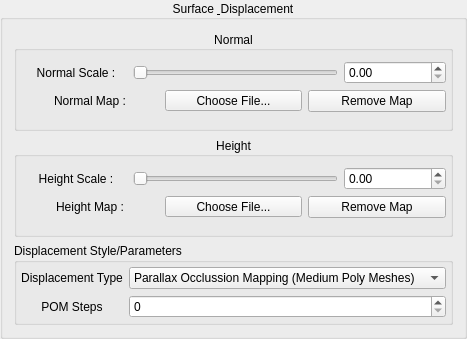
                         <widget class="QGroupBox" name="groupBox_19">
                          <property name="sizePolicy">
                           <sizepolicy hsizetype="Preferred" vsizetype="Expanding">
                            <horstretch>0</horstretch>
                            <verstretch>0</verstretch>
                           </sizepolicy>
                          </property>
                          <property name="title">
                           <string>Surface &amp; Displacement</string>
                          </property>
                          <property name="alignment">
                           <set>Qt::AlignmentFlag::AlignCenter</set>
                          </property>
                          <layout class="QVBoxLayout" name="verticalLayout_5">
                           <item>
                            <widget class="QGroupBox" name="groupBox_26">
                             <property name="title">
                              <string>Normal</string>
                             </property>
                             <property name="alignment">
                              <set>Qt::AlignmentFlag::AlignCenter</set>
                             </property>
                             <layout class="QGridLayout" name="gridLayout_43">
                              <property name="leftMargin">
                               <number>4</number>
                              </property>
                              <property name="topMargin">
                               <number>4</number>
                              </property>
                              <property name="rightMargin">
                               <number>4</number>
                              </property>
                              <property name="bottomMargin">
                               <number>4</number>
                              </property>
                              <property name="horizontalSpacing">
                               <number>6</number>
                              </property>
                              <item row="4" column="0" colspan="6">
                               <widget class="QFrame" name="normalMapPreviewFrame">
                                <property name="sizePolicy">
                                 <sizepolicy hsizetype="Preferred" vsizetype="Preferred">
                                  <horstretch>0</horstretch>
                                  <verstretch>0</verstretch>
                                 </sizepolicy>
                                </property>
                                <property name="frameShape">
                                 <enum>QFrame::Shape::StyledPanel</enum>
                                </property>
                                <property name="frameShadow">
                                 <enum>QFrame::Shadow::Raised</enum>
                                </property>
                               </widget>
                              </item>
                              <item row="6" column="2" colspan="4">
                               <widget class="QWidget" name="widget_25" native="true">
                                <layout class="QGridLayout" name="gridLayout_44">
                                 <property name="leftMargin">
                                  <number>0</number>
                                 </property>
                                 <property name="topMargin">
                                  <number>0</number>
                                 </property>
                                 <property name="rightMargin">
                                  <number>0</number>
                                 </property>
                                 <property name="bottomMargin">
                                  <number>0</number>
                                 </property>
                                </layout>
                               </widget>
                              </item>
                              <item row="3" column="2" colspan="2">
                               <widget class="QToolButton" name="normalLoadMapButton">
                                <property name="sizePolicy">
                                 <sizepolicy hsizetype="Preferred" vsizetype="Fixed">
                                  <horstretch>0</horstretch>
                                  <verstretch>0</verstretch>
                                 </sizepolicy>
                                </property>
                                <property name="text">
                                 <string>Choose File...</string>
                                </property>
                               </widget>
                              </item>
                              <item row="3" column="4" colspan="2">
                               <widget class="QPushButton" name="normalRemoveMapButton">
                                <property name="text">
                                 <string>Remove Map</string>
                                </property>
                               </widget>
                              </item>
                              <item row="0" column="0" colspan="6">
                               <widget class="QWidget" name="widget_26" native="true">
                                <property name="sizePolicy">
                                 <sizepolicy hsizetype="Preferred" vsizetype="Preferred">
                                  <horstretch>0</horstretch>
                                  <verstretch>0</verstretch>
                                 </sizepolicy>
                                </property>
                                <layout class="QHBoxLayout" name="horizontalLayout_12">
                                 <property name="leftMargin">
                                  <number>0</number>
                                 </property>
                                 <property name="topMargin">
                                  <number>0</number>
                                 </property>
                                 <property name="rightMargin">
                                  <number>0</number>
                                 </property>
                                 <property name="bottomMargin">
                                  <number>0</number>
                                 </property>
                                </layout>
                               </widget>
                              </item>
                              <item row="3" column="0" colspan="2">
                               <widget class="QLabel" name="label_72">
                                <property name="text">
                                 <string>Normal Map :</string>
                                </property>
                                <property name="alignment">
                                 <set>Qt::AlignmentFlag::AlignCenter</set>
                                </property>
                               </widget>
                              </item>
                              <item row="1" column="0" colspan="6">
                               <widget class="QWidget" name="widget_27" native="true">
                                <property name="sizePolicy">
                                 <sizepolicy hsizetype="Preferred" vsizetype="Expanding">
                                  <horstretch>0</horstretch>
                                  <verstretch>0</verstretch>
                                 </sizepolicy>
                                </property>
                                <property name="minimumSize">
                                 <size>
                                  <width>0</width>
                                  <height>20</height>
                                 </size>
                                </property>
                                <layout class="QHBoxLayout" name="horizontalLayout_13" stretch="1,2,1">
                                 <property name="leftMargin">
                                  <number>4</number>
                                 </property>
                                 <property name="topMargin">
                                  <number>0</number>
                                 </property>
                                 <property name="rightMargin">
                                  <number>0</number>
                                 </property>
                                 <property name="bottomMargin">
                                  <number>0</number>
                                 </property>
                                 <item>
                                  <widget class="QLabel" name="label_67">
                                   <property name="text">
                                    <string>Normal Scale :</string>
                                   </property>
                                   <property name="alignment">
                                    <set>Qt::AlignmentFlag::AlignCenter</set>
                                   </property>
                                  </widget>
                                 </item>
                                 <item>
                                  <widget class="QSlider" name="normalStrengthSlider">
                                   <property name="orientation">
                                    <enum>Qt::Orientation::Horizontal</enum>
                                   </property>
                                  </widget>
                                 </item>
                                 <item>
                                  <widget class="QDoubleSpinBox" name="normalStrengthDSBoxInput"/>
                                 </item>
                                </layout>
                               </widget>
                              </item>
                             </layout>
                            </widget>
                           </item>
                           <item>
                            <widget class="QGroupBox" name="groupBox_25">
                             <property name="title">
                              <string>Height</string>
                             </property>
                             <property name="alignment">
                              <set>Qt::AlignmentFlag::AlignCenter</set>
                             </property>
                             <layout class="QGridLayout" name="gridLayout_41">
                              <property name="leftMargin">
                               <number>4</number>
                              </property>
                              <property name="topMargin">
                               <number>4</number>
                              </property>
                              <property name="rightMargin">
                               <number>4</number>
                              </property>
                              <property name="bottomMargin">
                               <number>4</number>
                              </property>
                              <property name="horizontalSpacing">
                               <number>6</number>
                              </property>
                              <item row="4" column="0" colspan="6">
                               <widget class="QFrame" name="heightMapPreviewFrame">
                                <property name="sizePolicy">
                                 <sizepolicy hsizetype="Preferred" vsizetype="Preferred">
                                  <horstretch>0</horstretch>
                                  <verstretch>0</verstretch>
                                 </sizepolicy>
                                </property>
                                <property name="frameShape">
                                 <enum>QFrame::Shape::StyledPanel</enum>
                                </property>
                                <property name="frameShadow">
                                 <enum>QFrame::Shadow::Raised</enum>
                                </property>
                               </widget>
                              </item>
                              <item row="3" column="4" colspan="2">
                               <widget class="QPushButton" name="heightRemoveMapButton">
                                <property name="text">
                                 <string>Remove Map</string>
                                </property>
                               </widget>
                              </item>
                              <item row="1" column="0" colspan="6">
                               <widget class="QWidget" name="widget_24" native="true">
                                <property name="sizePolicy">
                                 <sizepolicy hsizetype="Preferred" vsizetype="Expanding">
                                  <horstretch>0</horstretch>
                                  <verstretch>0</verstretch>
                                 </sizepolicy>
                                </property>
                                <property name="minimumSize">
                                 <size>
                                  <width>0</width>
                                  <height>20</height>
                                 </size>
                                </property>
                                <layout class="QHBoxLayout" name="horizontalLayout_11" stretch="1,2,1">
                                 <property name="leftMargin">
                                  <number>4</number>
                                 </property>
                                 <property name="topMargin">
                                  <number>0</number>
                                 </property>
                                 <property name="rightMargin">
                                  <number>0</number>
                                 </property>
                                 <property name="bottomMargin">
                                  <number>0</number>
                                 </property>
                                 <item>
                                  <widget class="QLabel" name="label_66">
                                   <property name="text">
                                    <string>Height Scale :</string>
                                   </property>
                                   <property name="alignment">
                                    <set>Qt::AlignmentFlag::AlignCenter</set>
                                   </property>
                                  </widget>
                                 </item>
                                 <item>
                                  <widget class="QSlider" name="heightStrengthSlider">
                                   <property name="orientation">
                                    <enum>Qt::Orientation::Horizontal</enum>
                                   </property>
                                  </widget>
                                 </item>
                                 <item>
                                  <widget class="QDoubleSpinBox" name="heightStrengthDSBoxInput"/>
                                 </item>
                                </layout>
                               </widget>
                              </item>
                              <item row="0" column="0" colspan="6">
                               <widget class="QWidget" name="widget_23" native="true">
                                <property name="sizePolicy">
                                 <sizepolicy hsizetype="Preferred" vsizetype="Preferred">
                                  <horstretch>0</horstretch>
                                  <verstretch>0</verstretch>
                                 </sizepolicy>
                                </property>
                                <layout class="QHBoxLayout" name="horizontalLayout_10">
                                 <property name="leftMargin">
                                  <number>0</number>
                                 </property>
                                 <property name="topMargin">
                                  <number>0</number>
                                 </property>
                                 <property name="rightMargin">
                                  <number>0</number>
                                 </property>
                                 <property name="bottomMargin">
                                  <number>0</number>
                                 </property>
                                </layout>
                               </widget>
                              </item>
                              <item row="3" column="2" colspan="2">
                               <widget class="QToolButton" name="heightLoadMapButton">
                                <property name="sizePolicy">
                                 <sizepolicy hsizetype="Preferred" vsizetype="Fixed">
                                  <horstretch>0</horstretch>
                                  <verstretch>0</verstretch>
                                 </sizepolicy>
                                </property>
                                <property name="text">
                                 <string>Choose File...</string>
                                </property>
                               </widget>
                              </item>
                              <item row="6" column="2" colspan="4">
                               <widget class="QWidget" name="widget_22" native="true">
                                <layout class="QGridLayout" name="gridLayout_42">
                                 <property name="leftMargin">
                                  <number>0</number>
                                 </property>
                                 <property name="topMargin">
                                  <number>0</number>
                                 </property>
                                 <property name="rightMargin">
                                  <number>0</number>
                                 </property>
                                 <property name="bottomMargin">
                                  <number>0</number>
                                 </property>
                                </layout>
                               </widget>
                              </item>
                              <item row="3" column="0" colspan="2">
                               <widget class="QLabel" name="label_71">
                                <property name="text">
                                 <string>Height Map :</string>
                                </property>
                                <property name="alignment">
                                 <set>Qt::AlignmentFlag::AlignCenter</set>
                                </property>
                               </widget>
                              </item>
                             </layout>
                            </widget>
                           </item>
                           <item>
                            <widget class="QGroupBox" name="groupBox_27">
                             <property name="title">
                              <string>Displacement Style/Parameters</string>
                             </property>
                             <layout class="QGridLayout" name="gridLayout_45" columnstretch="1,3">
                              <property name="leftMargin">
                               <number>4</number>
                              </property>
                              <property name="topMargin">
                               <number>4</number>
                              </property>
                              <property name="rightMargin">
                               <number>4</number>
                              </property>
                              <property name="bottomMargin">
                               <number>4</number>
                              </property>
                              <item row="0" column="1">
                               <widget class="QComboBox" name="dispalcementTypeComboBox">
                                <item>
                                 <property name="text">
                                  <string>Parallax Occlussion Mapping (Medium Poly Meshes)</string>
                                 </property>
                                </item>
                                <item>
                                 <property name="text">
                                  <string>Tessellation (Low Poly Meshes)</string>
                                 </property>
                                </item>
                                <item>
                                 <property name="text">
                                  <string>None (High Poly Meshes)</string>
                                 </property>
                                </item>
                               </widget>
                              </item>
                              <item row="0" column="0">
                               <widget class="QLabel" name="label_73">
                                <property name="text">
                                 <string>Displacement Type</string>
                                </property>
                                <property name="alignment">
                                 <set>Qt::AlignmentFlag::AlignCenter</set>
                                </property>
                               </widget>
                              </item>
                              <item row="1" column="0">
                               <widget class="QLabel" name="label_74">
                                <property name="toolTip">
                                 <string>Controls the quality (and cost) of the POM effect.</string>
                                </property>
                                <property name="text">
                                 <string>POM Steps</string>
                                </property>
                                <property name="alignment">
                                 <set>Qt::AlignmentFlag::AlignCenter</set>
                                </property>
                               </widget>
                              </item>
                              <item row="1" column="1">
                               <widget class="QSpinBox" name="POMStepInputDSBox"/>
                              </item>
                             </layout>
                            </widget>
                           </item>
                          </layout>
                         </widget>
